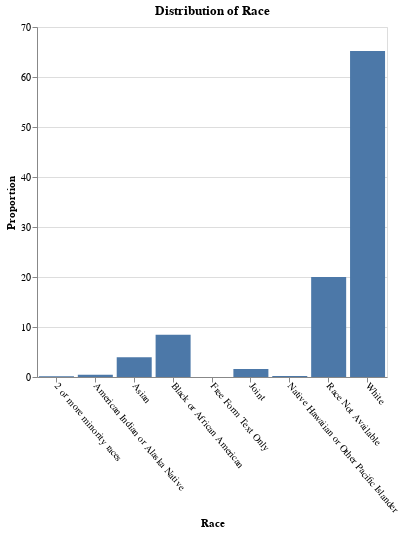

Notebook code for this chart:
### Markdown cell above
### Demographics within our dataset:

### Code cell
race_dist = pd.DataFrame(df.derived_race.value_counts(normalize=True) * 100).reset_index()

alt.Chart(race_dist).mark_bar().encode(
    alt.X('derived_race', axis=alt.Axis(labelAngle=50, title="Race")),
    alt.Y('proportion', title='Proportion', stack=None),
).properties(
    width=350, 
    height=350,
    title="Distribution of Race"
)

### Figure 1 — Vega-Lite specification as saved in the notebook (floating-point values rounded to 4 significant figures)
{"config": {"view": {"continuousWidth": 300, "continuousHeight": 300}}, "data": {"name": "data-faaae3986625ab6464e26e89c1e7922f"}, "mark": {"type": "bar"}, "encoding": {"x": {"axis": {"labelAngle": 50, "title": "Race"}, "field": "derived_race", "type": "nominal"}, "y": {"field": "proportion", "stack": null, "title": "Proportion", "type": "quantitative"}}, "height": 350, "title": "Distribution of Race", "width": 350, "$schema": "https://vega.github.io/schema/vega-lite/v5.16.3.json", "datasets": {"data-faaae3986625ab6464e26e89c1e7922f": [{"derived_race": "White", "proportion": 65.18}, {"derived_race": "Race Not Available", "proportion": 19.99}, {"derived_race": "Black or African American", "proportion": 8.432}, {"derived_race": "Asian", "proportion": 3.959}, {"derived_race": "Joint", "proportion": 1.621}, {"derived_race": "American Indian or Alaska Native", "proportion": 0.4553}, {"derived_race": "Native Hawaiian or Other Pacific Islander", "proportion": 0.206}, {"derived_race": "2 or more minority races", "proportion": 0.1497}, {"derived_race": "Free Form Text Only", "proportion": 0.0114}]}}
